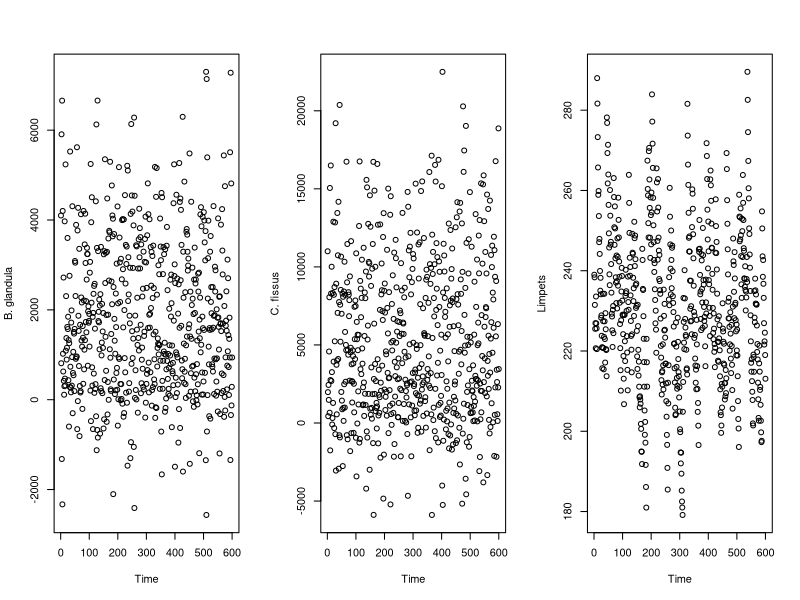
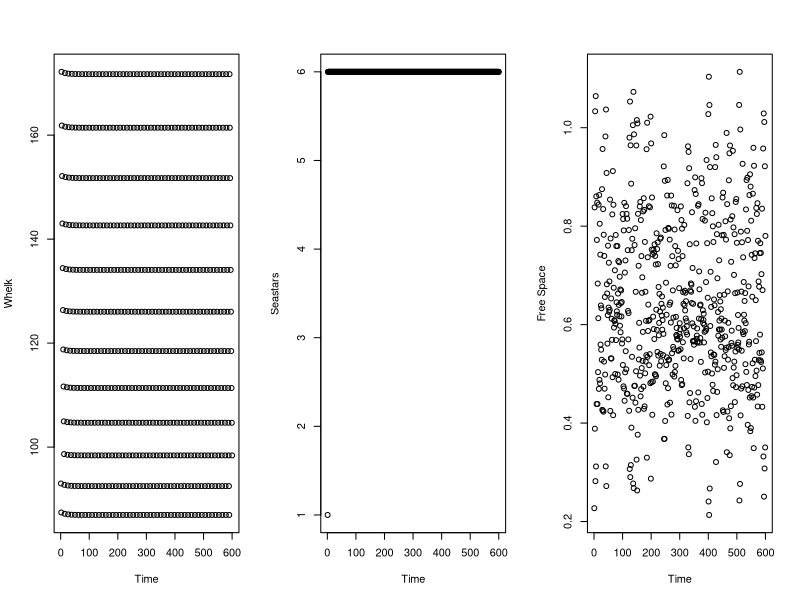

Source code (R) for these figures, in order:
## updated version of the forde & doak 2004 model
## changes primarily to the whelk and seastar predation models

do.free.space.calculation <- function(T, B, size.B, C, size.C, L, size.L) {
  # T = total area
  # B is the population size of Balanus glandula
  # size.B = average size of adult B. glandula
  # C is population size of Chthamalus fissus/dalli
  # size.C = average size of C. fissus/dalli
  # L is population size of limpets
  # size.L = average size of an adult limpet
  F <- T - (B*size.B + C*size.C + L*size.L)
  return(F)
}

# for barnacles and limpets
do.potential.recruitment <- function(F, size.x, size.recruit.x, larvae.x) {
  # F is the amount of free space on the rock
  # size.x is the average size (e.g. size.B, size.C, or size.L)
  # size.recruit.x is the size of a recruit
  # larvae.x is the number of settling larvae of species x
  L <- (F/size.x)*(1-exp(-size.recruit.x*larvae.x/F))
  return(L)
}

do.actual.recruitment <- function(F, L, L.B, size.B, L.C, size.C, L.L, size.L) {
  # NOTE THIS EQUATION IS DIFFERENT FROM IN THE TEXT--DON'T KNOW WHAT S IS
  # L.B is potential recruits of B. glandula
  # L.C is potential recruits of C. fissus/dalli
  # L.L is potential recruits of limpets
  # size.B = average size of adult B. glandula
  # size.C = average size of C. fissus/dalli
  # size.L = average size of an adult limpet
  R <- F*L / (L.B*size.B + L.C*size.C + L.L*size.L)
  return(R)
}

do.population.size.barnacles <- function(S, p.whelk, W.prev, X.prev, S.r, R, p.star, S.prev) {
  # S is survivorship (before whelk predation)
  # p.whelk is the encounter rate of barnacles by whelks
  # W.prev is the whelk population size in the previous month
  # X.prev is the barnacle population size in the previous month
  # S.r is the survivorship of recruits
  # R is the number of recruits
  # p.star is the encounter rate of barnacles by whelks
  # S.prev is the whelk population size in the previous month
  X <- S*(1-p.whelk*W.prev-p.star*S.prev)*X.prev + S.r*R
  return (X)
}

do.population.size.limpets <- function(S, L.prev, S.r, R, delta) {
  # S is survivorship
  # L.prev is the limpet population size in the previous month
  # S.r is the survivorship of recruits
  # R is the number of recruits
  # delta is density-dependence 
  L <- S*L.prev + S.r*R*exp(delta*L.prev)
  return(L)
}

do.population.size.whelks <- function(W.prev, 
                                      #W.feeding, 
                                      S, 
                                      R) {
  # W.prev is whelk population size in the previous month
  # p is per capita predation rate
  # B.prev is the B. glandula population
  # C.prev is the C. fissus/dalli population
  # R is the recruitment rate
  # S is the survival rate
  # W.feeding is food intake
  
  # note that the functional form of this population model is unclear
  # from the manuscript. Alternate model forms could be:
  W <- W.prev * S + R
  # W <- W.prev * W. feeding + R
  # W <- W.prev*W.feeding*S + R
  
  return(W)
}

do.whelk.recruitment <- function(avg.C, avg.B, p, Y, W.prev, B.prev, C.prev) {
  # avg.C is the average number of C. fissus/dalli from April through June
  # avg. B is the average number of B. glandula from April through June
  # p is the per capita predation rate
  R <- (avg.C + avg.B)*3*p*Y*W.prev*(B.prev+C.prev)
  if (R > 90) {
    # note that if the max. recruitment rate is not set, then
    # whelk recruitment becomes very large very quickly
    R <- 90
  }
  return(R)
}

do.population.size.seastar <- function(S, P.prev, R) {
  # S is seastar adult survival
  # P.prev is previous seastar population size
  
  # note that there is a typo in equation 7 in Forde & Doak appendix 
  # where "P.prev" (= P at time t-1) is incorrectly included as 
  # P at time t+1
  
  P <- S*P.prev + survival.recruit.P*R
  if (P > 6) {
    P <- 6
  }
  if(P<0) {
    P <- 0
  }
  return(P)
}

# ----------------------------------------------------------------------------------------------------
# model parameters
size.B <- .000098
size.C <- .000032
size.L <- .00008

size.recruit.B <- .000003
size.recruit.C <- .000003
size.recruit.L <- .000003

survival.B <- .7
survival.C <- .7
survival.L <- .97
survival.W <- .94
survival.P <- .992


survival.recruit.B <- .7
survival.recruit.C <- .7
survival.recruit.L <- .88
survival.recruit.P <- .998

delta <- -.02 # density dependence for limpets
p.whelk <- .01 # per capita whelk predation rate
Y <- .01 # whelk conversion rate
p.seastar <- .007 # per capita whelk predation rate

T <- 1

# ----------------------------------------------------------------------------------------------------
# Initial conditions

years <- 50
timesteps <- years*12
month <- rep(c("Apr", "May", "Jun", "Jul", "Aug", 
               "Sep", "Oct", "Nov", "Dec", "Jan", "Feb", "Mar"), years)
summer <- c("Apr", "May", "Jun", "Jul", "Aug", "Sep")
winter <- c("Oct", "Nov", "Dec", "Jan", "Feb", "Mar")

B <- C <- L <- W <- P <- F <- rep(NA, timesteps)
B[1] <- 4100
C[1] <- 11000
#B[1] <- 0
#C[1] <- 0
L[1] <- 239
W[1] <- 93
P[1] <- 1

F[1] <- do.free.space.calculation(T=T, B=B[1], size.B=size.B, C=C[1], 
                                  size.C=size.C, L=L[1], size.L=size.L)

B.mean <- 50000
B.stdev <- sqrt(3.24*10^10)
location.B <- log(B.mean^2 / sqrt(B.stdev^2 + B.mean^2))
shape.B <- sqrt(log(1 + (B.stdev^2 / B.mean^2)))

C.mean <- 30000
C.stdev <- sqrt(3.6*10^9)
location.C <- log(C.mean^2 / sqrt(C.stdev^2 + C.mean^2))
shape.C <- sqrt(log(1 + (C.stdev^2 / C.mean^2)))

L.mean <- 3000
L.stdev <- sqrt(2.8*10^7)
location.L <- log(L.mean^2 / sqrt(L.stdev^2 + L.mean^2))
shape.L <- sqrt(log(1 + (L.stdev^2 / L.mean^2)))

P.mean <- 3800
P.stdev <- sqrt(3.7*10^7)
location.P <- log(P.mean^2 / sqrt(P.stdev^2 + P.mean^2))
shape.P <- sqrt(log(1 + (P.stdev^2 / P.mean^2)))

for (t in 2:timesteps) {
  B.potential.recruits <- do.potential.recruitment(F=F[t-1], size.x=size.B, size.recruit.x=size.recruit.B, 
                                                   larvae.x=rlnorm(n=1, location.B, shape.B))
  C.potential.recruits <- do.potential.recruitment(F=F[t-1], size.x=size.C, size.recruit.x=size.recruit.C, 
                                                   larvae.x=rlnorm(n=1, location.C, shape.C))
  L.potential.recruits <- do.potential.recruitment(F=F[t-1], size.x=size.L, size.recruit.x=size.recruit.L, 
                                                   larvae.x=rlnorm(n=1, location.L, shape.L))
  
  # note that there are more recruits than potential recruits :(
  B.recruits <- do.actual.recruitment(F=F[t-1], L= B.potential.recruits, L.B=B.potential.recruits, 
                                      size.B=size.B, L.C=C.potential.recruits, size.C=size.C,
                                      L.L=L.potential.recruits, size.L=size.L)
  C.recruits <- do.actual.recruitment(F=F[t-1], L= C.potential.recruits, L.B=B.potential.recruits, 
                                      size.B=size.B, L.C=C.potential.recruits, size.C=size.C,
                                      L.L=L.potential.recruits, size.L=size.L)
  L.recruits <- do.actual.recruitment(F=F[t-1], L= L.potential.recruits, L.B=B.potential.recruits, 
                                      size.B=size.B, L.C=C.potential.recruits, size.C=size.C,
                                      L.L=L.potential.recruits, size.L=size.L)
  P.recruits <- rlnorm(n=1, location.P, shape.P)
  
  # make sure that we only recruit as many as we have
  if (B.potential.recruits > B.recruits) {B.recruits <- B.potential.recruits}
  if (C.potential.recruits > C.recruits) {C.recruits <- C.potential.recruits}
  if (L.potential.recruits > L.recruits) {L.recruits <- L.potential.recruits}
  
  B[t] <- do.population.size.barnacles(S=survival.B, p.whelk=p.whelk, W.prev = W[t-1], X.prev=B[t-1],
                                       S.r = survival.recruit.B, R=B.recruits, p.star=p.seastar, S.prev=P[t-1])
  C[t] <- do.population.size.barnacles(S=survival.C, p.whelk=p.whelk, W.prev = W[t-1], X.prev=C[t-1],
                                       S.r = survival.recruit.C, R=C.recruits, p.star=p.seastar, S.prev=P[t-1])
  L[t] <- do.population.size.limpets(S=survival.L, L.prev=L[t-1], S.r=survival.recruit.L, R=L.recruits, delta=delta)
  
  if(month[t] == "Jun") {
    W.recruits <- do.whelk.recruitment(avg.C=mean(c(C[t], C[t-1], C[t-2])), 
                                       avg.B=mean(c(B[t], B[t-1], B[t-2])),
                                       p=p.whelk, Y=Y, W.prev=W[t-1], B.prev=B[t], C.prev=C[t])   
  } else {
    W.recruits <- 0
  }
  
  ## Include this if using form of whelk population model that depends 
  ## on barnacle population size
  
  # if(month[t] %in% summer) {
  #   W.feeding <- p.whelk*(B[t-1]+C[t-1]) / (1+ (p.whelk*(B[t-1]+C[t-1])))
  # } else {
  #   W.feeding <- p.whelk*(B[t-6]+C[t-6]) / (1+ (p.whelk*(B[t-6]+C[t-6])))
  # }
  
  W[t] <- do.population.size.whelks(W.prev=W[t-1],
                                    #W.feeding = W.feeding, 
                                    S = survival.W,
                                    R=W.recruits)
  
  P[t] <- do.population.size.seastar(S=survival.P, P.prev=P[t-1], R=P.recruits)
  
  F[t] <- do.free.space.calculation(T=T, B=B[t], size.B=size.B, C=C[t], 
                                    size.C=size.C, L=L[t], size.L=size.L)
  
}

quartz(width=8, height=4)
par(mfrow=c(1,3))
plot(B, xlab="Time", ylab="B. glandula")
plot(C, xlab="Time", ylab="C. fissus")
plot(L, xlab="Time", ylab="Limpets")

quartz(width=6, height=4)
par(mfrow=c(1,3))
plot(W, xlab="Time", ylab="Whelk")
plot(P, xlab="Time", ylab="Seastars")
plot(F, xlab = "Time", ylab = "Free Space")



